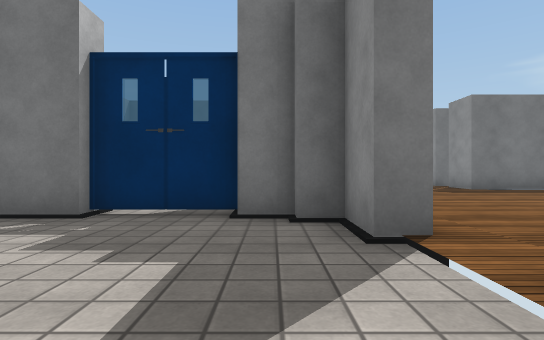
view 1 (above)

24 first-person views from a walk through a 3-D level made in the Unity game engine. The camera is 0.64 m above the floor, looks level and sees 80° across. The floor is counted in squares, 1 m on a side. Each view is taken from the middle of a square. On the plan, view 1 faces up. The plan holds only what a view shows up to about 10 squares ahead; the rest is blank. The place goes on beyond the plan. The player character is not drawn. Surface patterns are stand-ins for the level's own textures.

view 2
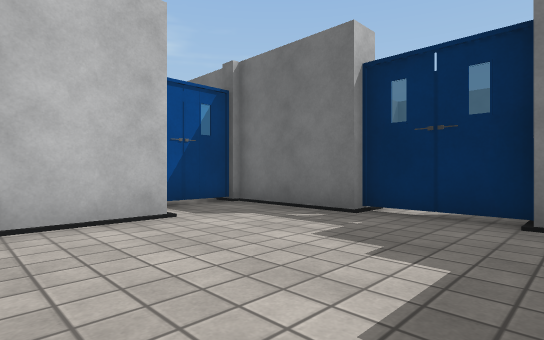

view 3
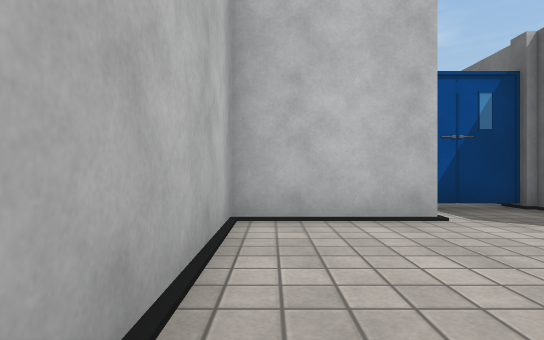

view 4
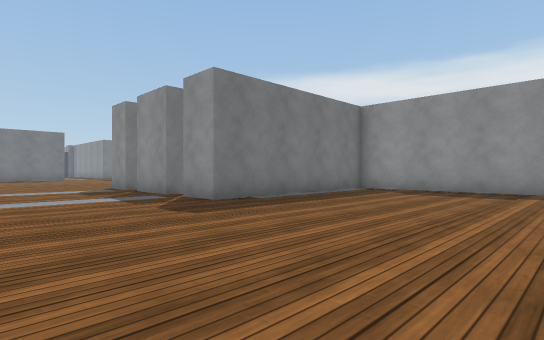

view 5
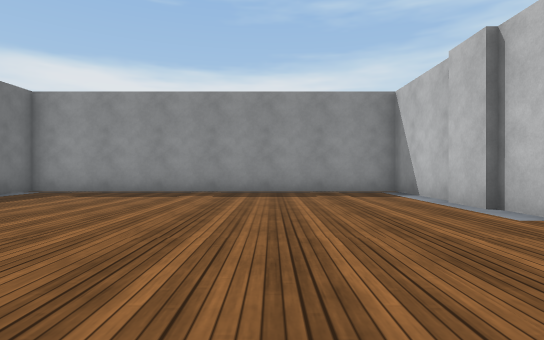

view 6
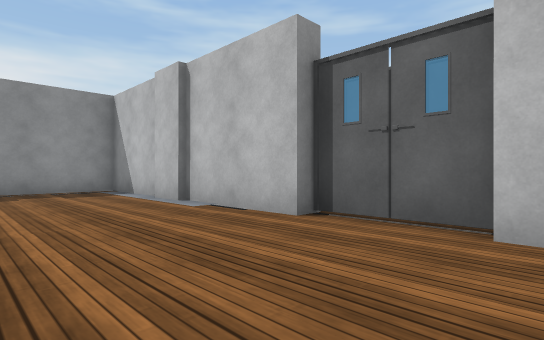

view 7
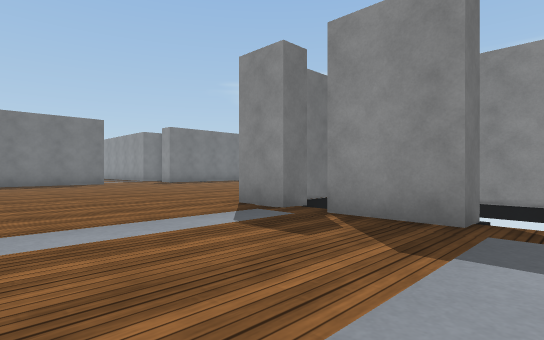

view 8
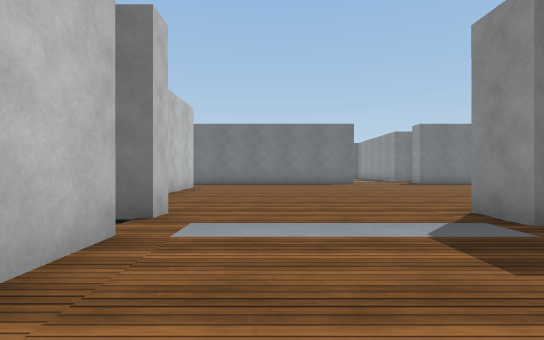

view 9
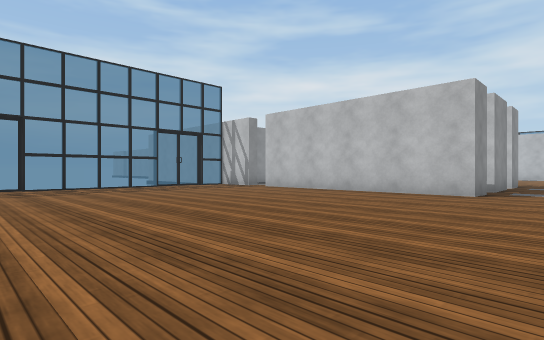

view 10
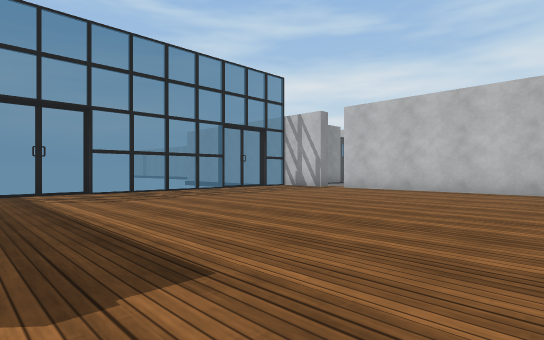

view 11
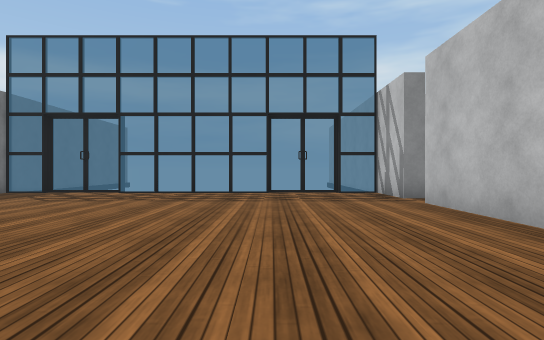

view 12
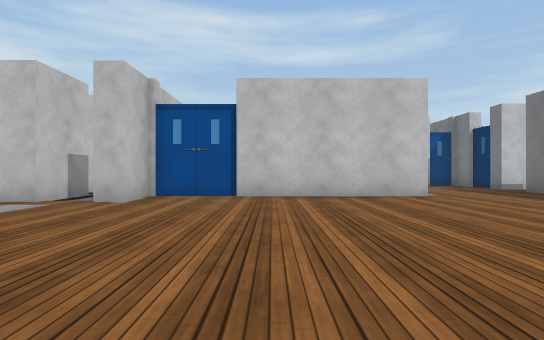

view 13
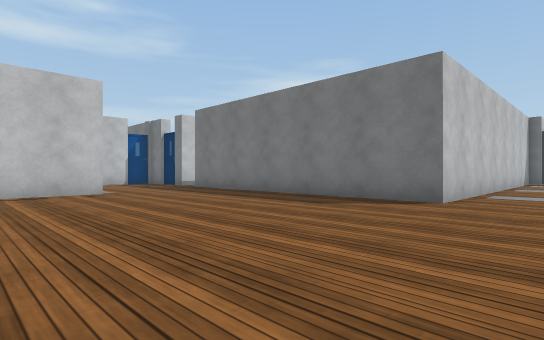

view 14
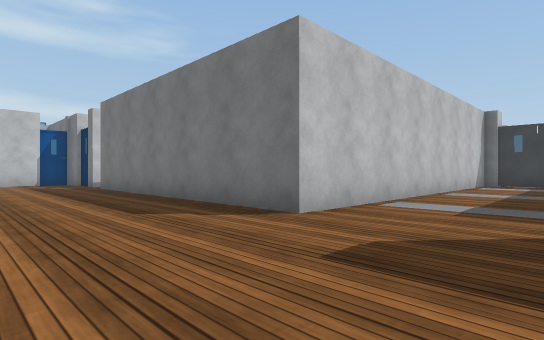

view 15
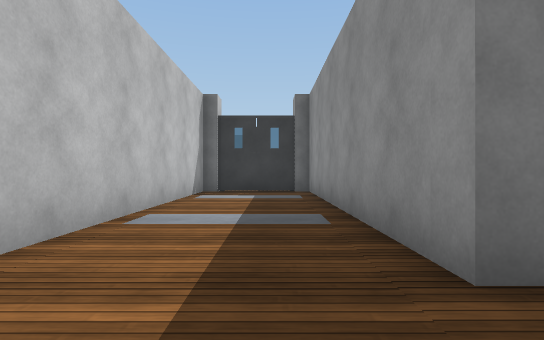

view 16
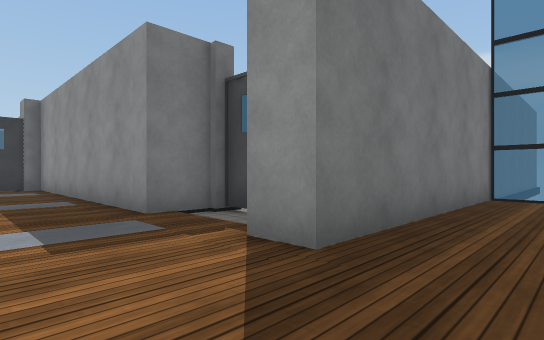

view 17
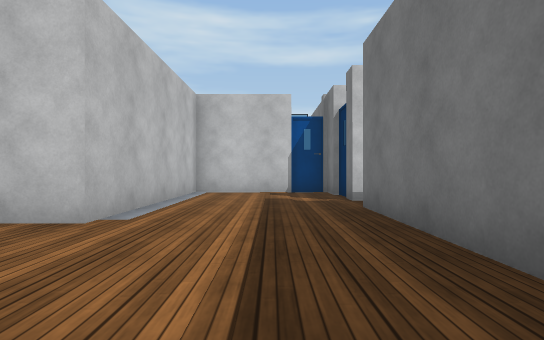

view 18
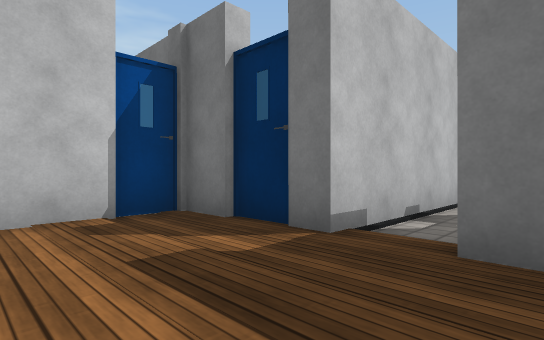

view 19
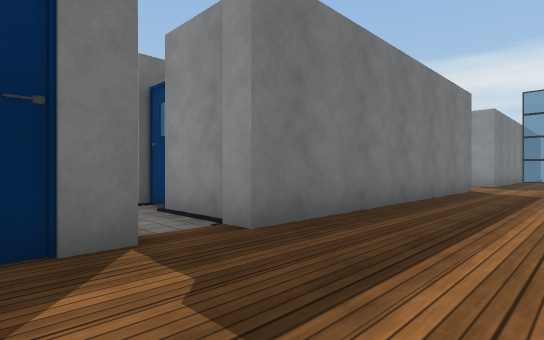

view 20
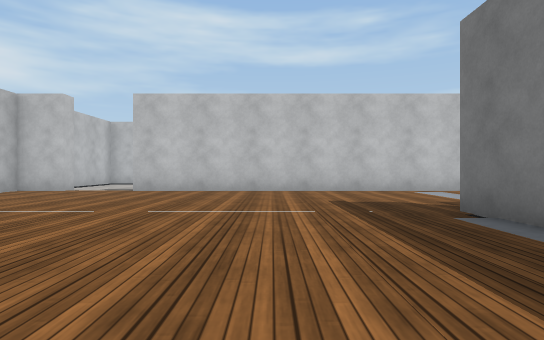

view 21
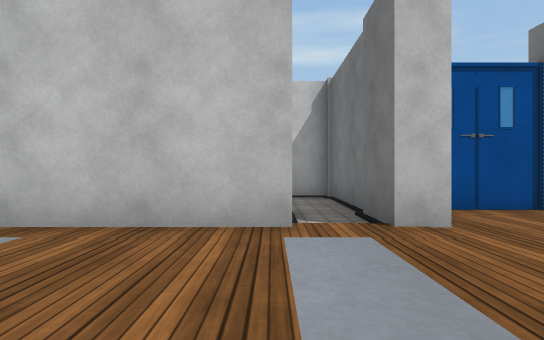

view 22
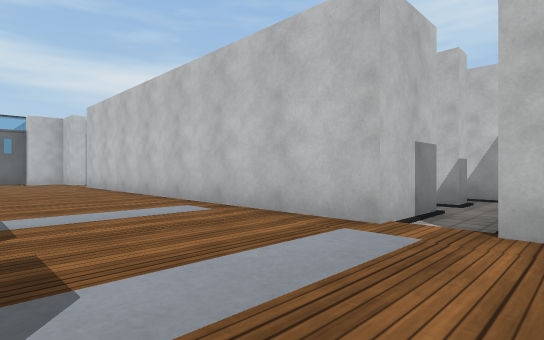

view 23
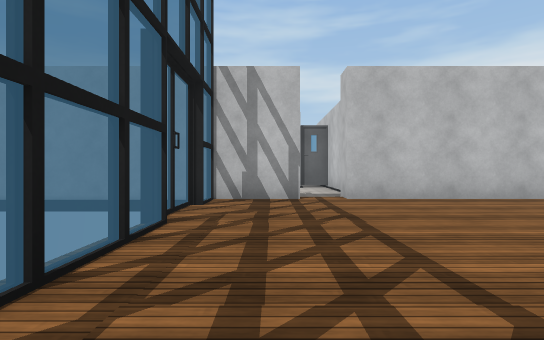

view 24
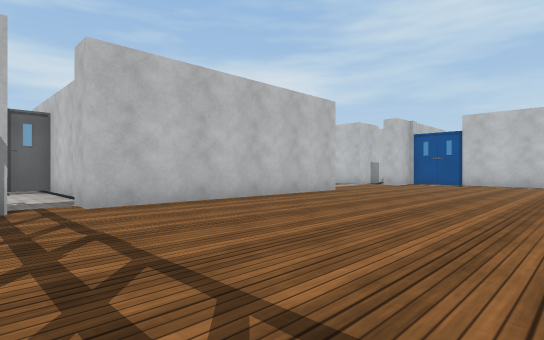

### Floor plan
Points are (right, up) in squares from view 1. A wall is a line through its corners. A room is listed if a view was taken in it or the views show most of it. See-through windows are left out.
Room 1 (views 1, 2, 3)
walls: (-4.2, 2.1) (-4.2, -0.5) (-0.6, -0.5); (-2.5, 4.4) (-5.5, 4.4) (-5.5, 2.7); (-0.4, 4.7) (-2.6, 4.7); (1, 0.9) (1.4, 0.9); (0.4, 4.4) (-0.5, 4.4); (1.4, 2.9) (0.9, 2.9) (0.9, 4) (0.3, 4)
ways out: opening at (1, 1.5) to room 2
Room 2 (views 4, 5, 6, 7, 8, 9, 10, 11, 12, 13, 14, 15, 16, 17, 18, 19, 20, 21, 22, 23, 24)
walls: (6.1, 14.8) (6.1, 16) (13.4, 16) (13.4, 15.2); (6.1, 12) (6.1, 13.9); (1.4, 14.2) (1.4, 2.9); (14.4, 15.5) (14.4, 16) (17.4, 16); (16.3, 16) (16.3, 17.1); (16.5, 17) (16.5, 19.1); (16.3, 19.1) (16.3, 23.5); (16.5, 23.4) (16.5, 25.5); (16.3, 25.4) (16.3, 26.6); (11.5, 29) (11.5, 29.8) (10.1, 29.8) (10.1, 37.7) (7, 37.7) (7, 26.6) (-1.7, 26.6) (-1.7, 27.1); (-1.4, 27.4) (-1.4, 29.1); (17.5, 26.6) (10.1, 26.6) (10.1, 27.5); (-3.4, 26.8) (-4.5, 26.8); (-4.4, 26.6) (-5.5, 26.6) (-5.5, 22.8) (0.2, 22.8) (0.2, 16) (1.4, 16) (1.4, 15.4); (-1.2, 29.5) (-1.2, 30.1); (1.4, 0.9) (1.4, -0.5) (2.8, -0.5); (-2.9, 31) (-2.9, 26.6) (-3.5, 26.6); (8, -0.4) (9.2, -0.4); (5, -0.5) (8.1, -0.5); (9.4, -0.5) (12.3, -0.5) (12.3, 9.9) (6.1, 9.9) (6.1, 11.1); (2.6, -0.9) (5, -0.9)
ways out: opening at (1, 1.5) to room 1; opening at (0.5, 15); opening at (14, 16); gap at (6, 12); gap at (6, 14)

Where each view was taken, in squares from view 1:
view 1: 0 up, 0 right, facing up
view 2: 0 up, 0 right, facing up-left
view 3: 0 up, 0 right, facing left
view 4: 4 up, 2 right, facing up-right
view 5: 3 up, 3 right, facing right
view 6: 3 up, 2 right, facing down-right
view 7: 11 up, 2 right, facing up-right
view 8: 11 up, 3 right, facing up
view 9: 25 up, 4 right, facing down-right
view 10: 26 up, 7 right, facing down-right
view 11: 19 up, 7 right, facing right
view 12: 19 up, 8 right, facing left
view 13: 20 up, 9 right, facing up-left
view 14: 23 up, 10 right, facing up-left
view 15: 28 up, 9 right, facing up
view 16: 25 up, 8 right, facing up-right
view 17: 25 up, 4 right, facing left
view 18: 24 up, 1 left, facing up-left
view 19: 24 up, 4 left, facing up-right
view 20: 7 up, 11 right, facing left
view 21: 14 up, 5 right, facing left
view 22: 16 up, 5 right, facing down-left
view 23: 23 up, 15 right, facing down
view 24: 22 up, 15 right, facing down-left
